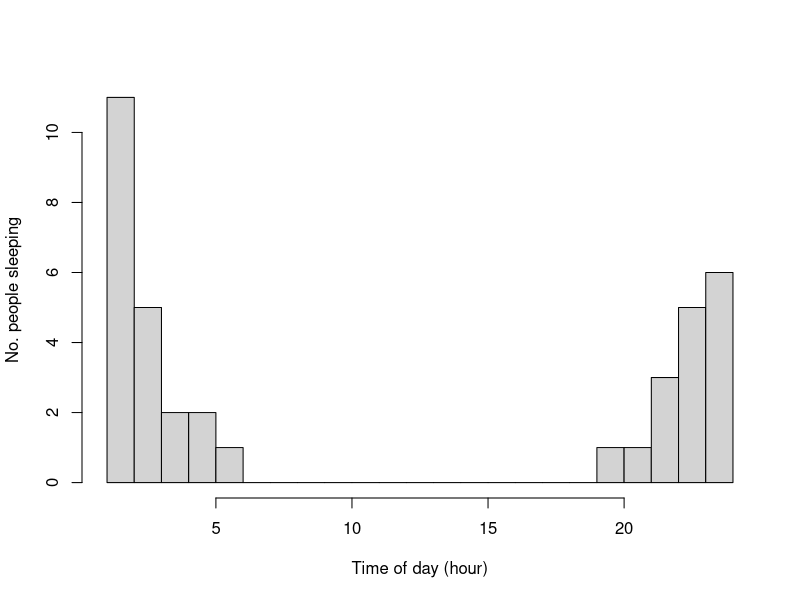
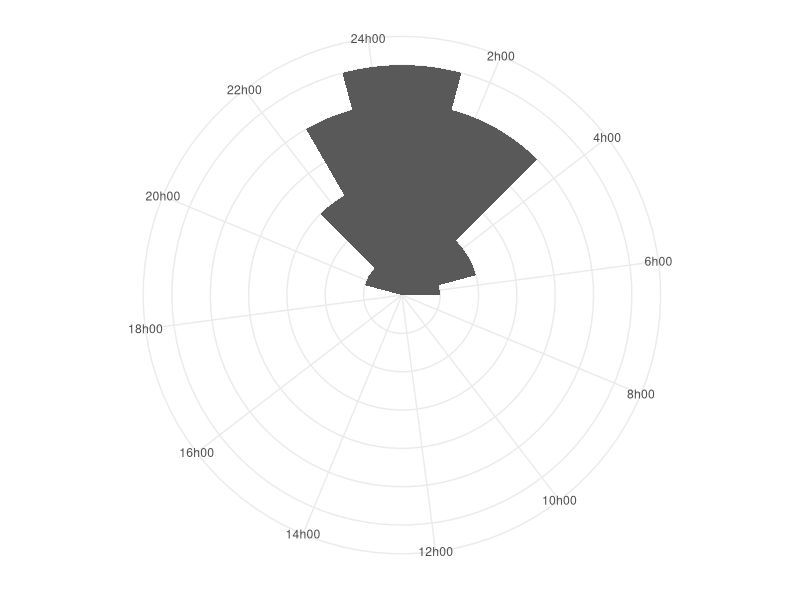
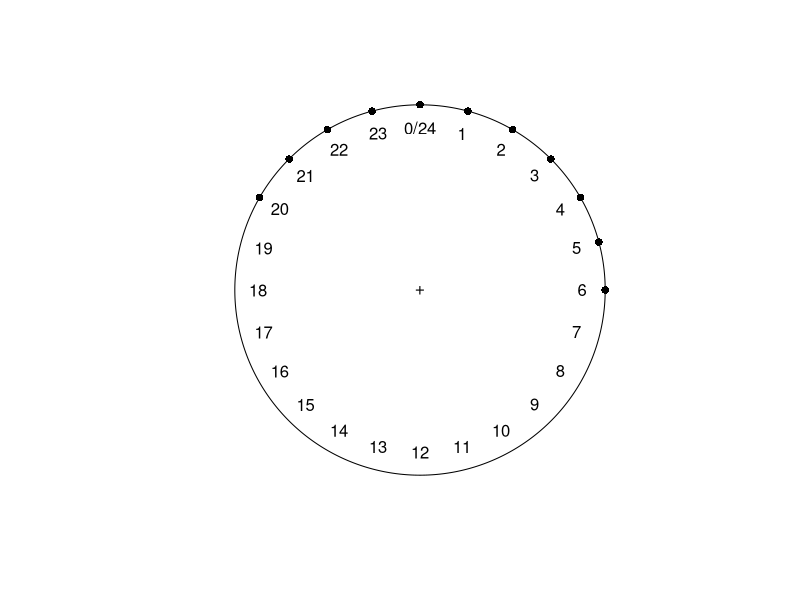
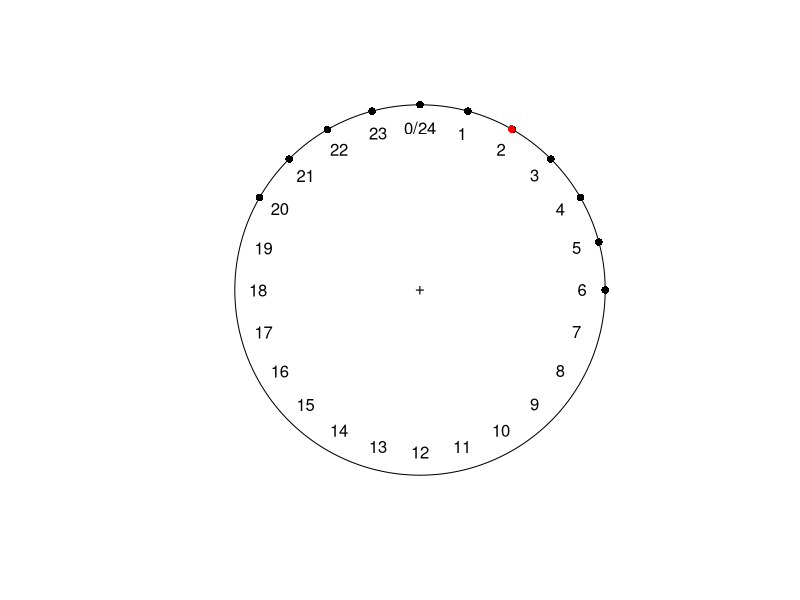
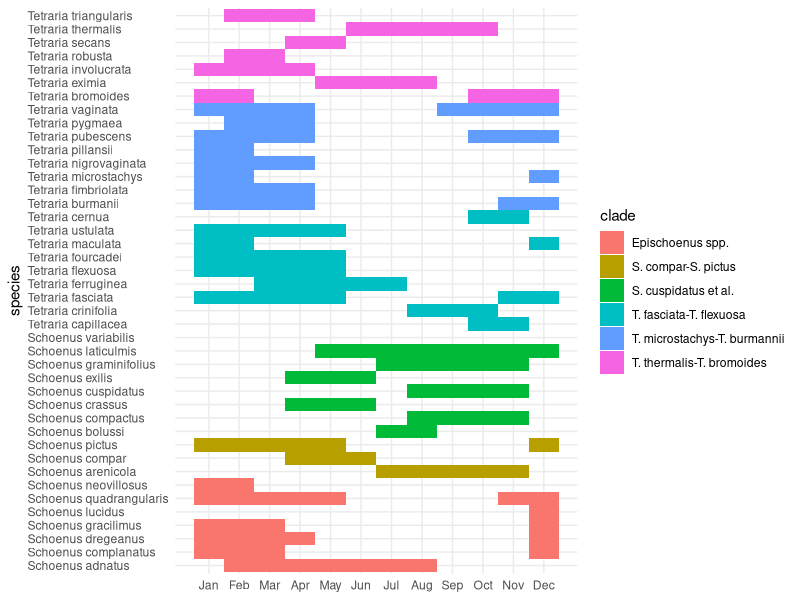
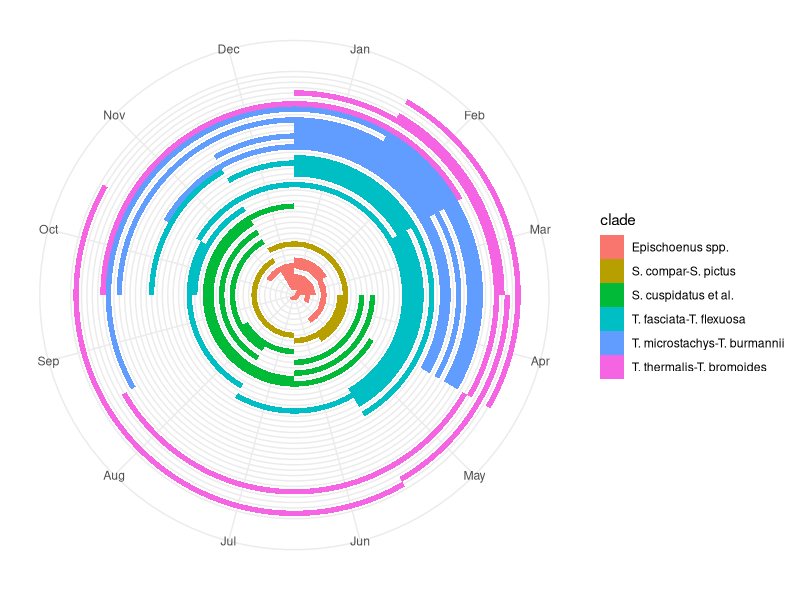
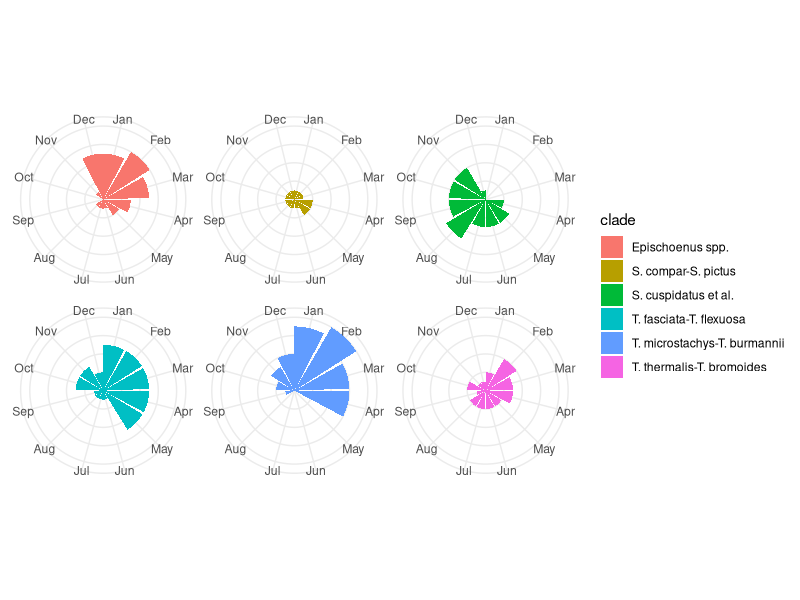
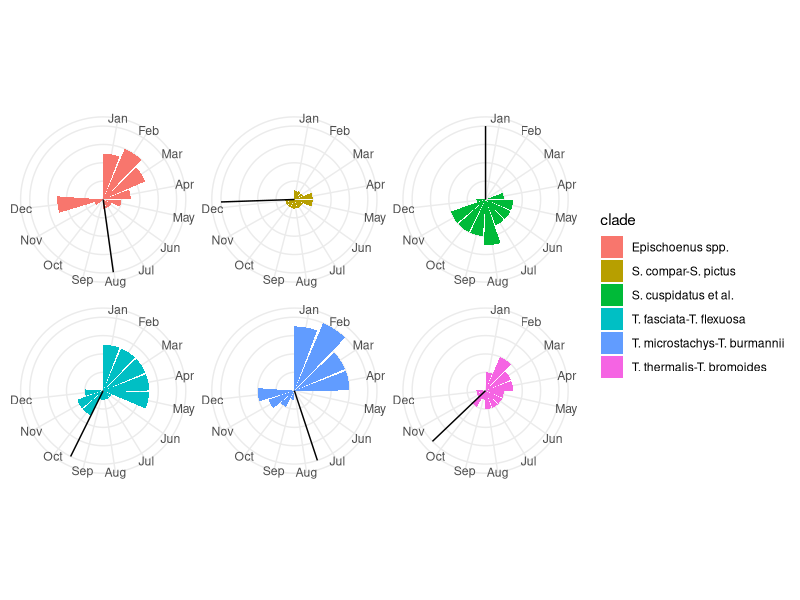

Here is the R script that generated these plots, in order:
## ---- chunk 1
knitr::opts_chunk$set(echo = TRUE, warning = FALSE, results = "hold")
## ---- chunk 2
# Make up some data
sleeping <- c(
  24, 23, 24, 23, 22, 24, 23, 21, 22, 24, 23, 20, 22, 23, 24, 24,
  1, 2, 2, 1, 3, 2, 2, 1, 1, 3, 4, 2, 3, 3, 4, 5, 5, 6, 3, 1, 1
)
# Plot its distribution
hist(sleeping,
  breaks = 24,
  xlab   = "Time of day (hour)", ylab = "No. people sleeping",
  main   = ""
)
## ---- chunk 3
mean(sleeping)
## ---- chunk 4
library(ggplot2)
# Set theme to something simpler, cleaner
theme_set(theme_minimal() + theme(panel.grid.minor = element_blank()))
ggplot(as.data.frame(sleeping), aes(sleeping)) +
  geom_histogram(bins = 24) +  # because 24hrs in a day
  scale_x_continuous(
    breaks = seq(0, 24, 2), 
    labels = paste0(seq(0, 24, 2), "h00")  # 01h00, 02h00 etc.
  ) +
  # Make the plot circular
  coord_polar() +
  theme(
    axis.title.x = element_blank(),
    # Remove non-sensical y-axis details now that plot is circular
    axis.title.y = element_blank(),
    axis.text.y  = element_blank()
  )
## ---- chunk 5
library(circular)
sleeping <- as.circular(sleeping, 
  type     = "directions",
  units    = "hours",
  template = "clock24"
)
sleeping
plot(sleeping)
## ---- chunk 6
mean(sleeping)
plot(sleeping)
points(mean(sleeping), col = "red")
## ---- chunk 7
library(here)
library(tidyverse)
flowering_times <- 
  read_csv(here(
    "assets/data",
    "CFR-Schoeneae-flowering-times_from-Manning-and-Goldblatt-2012_rvm.csv"
  )) %>%
  mutate(species = ifelse(is.na(new_name_rvm), species, new_name_rvm)) %>%
  rename(clade = clade_rvm) %>%
  select(clade, species, flowering_start, flowering_end) %>%
  arrange(clade) %>%
  filter(!is.na(clade)) %>%
  filter(species != "Schoenus nigricans")
## ---- chunk 8
flowering_times %>%
  select(-clade) %>%
  knitr::kable(
    col.names = c("Species", "Start", "End"),
    caption = paste(
      "Flowering times (start and end) for _Schoenus_ L. and _Tetraria_ Beauv.",
      "(Cyperaceae, Tribe Schoeneae), from @manning2012."
    )
  )
## ---- chunk 9
get_month_int <- function(month_abb) {
  # Converts "Jan", "Feb", etc. -> 1, 2, etc.
  month_abb %>%
    map_int(~ ifelse(.x %in% month.abb,
      which(month.abb == .x),
      NA
    ))
}
# Apply get_month_int() to the data
flowering_times <- flowering_times %>%
  mutate(
    flowering_start = get_month_int(flowering_start),
    flowering_end   = get_month_int(flowering_end)
  )
flowering_times
## ---- chunk 10
get_month_seq <- function(start, end) {
  # Creates seq from start to end, unless end <= start
  # (e.g. Nov:Feb = 11, 12, 1, 2)
  map2(start, end, function(start, end) {
    month_seq <- 
      if (any(is.na(c(start, end)))) NA
      else if (start > end)          c(start:12, 1:end)
      else if (start <= end)         start:end
    month_seq
  })
}
flowering_times <- flowering_times %>%
  mutate(flowering_months = get_month_seq(flowering_start, flowering_end))
flowering_times
## ---- chunk 11
flowering_times <- flowering_times %>%
  unnest() %>% # unnest the list-columns so ggplot can understand
  # Arrange species by sub-generic clade
  arrange(clade) %>%
  mutate(species = factor(species, levels = unique(species)))
flowering_times
## ---- chunk 12
flowering_plot <- 
  ggplot(flowering_times, aes(flowering_months, species, fill = clade)) +
    geom_tile() +
    scale_x_continuous(breaks = 1:12, labels = month.abb) +
    theme(
      axis.title.x = element_blank(),  # no need for x-axis title
      axis.text.y  = element_text(hjust = 0)  # left-justify species names
    )
flowering_plot
## ---- chunk 13
flowering_plot +
  # Make the plot circular
  coord_polar() +
  # Remove non-sensical y-axis details now that plot is circular
  theme(
    axis.text.y  = element_blank(),
    axis.title.y = element_blank()
  )
## ---- chunk 14
flowering_plot2 <-
  ggplot(flowering_times, aes(flowering_months, fill = clade)) +
    geom_bar() +
    scale_x_continuous(breaks = 1:12, labels = month.abb) +
    coord_polar() +
    facet_wrap(~clade) +
    theme(
      axis.title.x    = element_blank(),
      axis.text.y     = element_blank(),
      axis.title.y    = element_blank(),
      strip.text      = element_blank()  # legend duplicates facet labels
    )
flowering_plot2
## ---- chunk 15
flowering_summary <- flowering_times %>%
  select(clade, flowering_months) %>%
  # Split the dataframe into a list according to clade
  split(.$clade) %>%
  # For each item in the list, return only the vector of flowering months
  map(pull, flowering_months) %>%
  # Tidy up the list's names
  {set_names(., names(.) %>%
    # Replace hyphens ("-") & spaces (" ") with underscores ("_")
    str_replace_all("[-\ ]", "_") %>%
    # Remove fullstops (".")
    str_remove_all("\\.")
  )}
flowering_summary
## ---- chunk 16
# FIXME: this seems buggy on the packages' part, so maybe I should just convert to radians, do the mean, then convert back?
flowering_circular <- flowering_summary %>%
  map(as.circular,
    type     = "directions",
    units    = "hours", 
    template = "clock24",  # a bit of a hack way to treat month data...
    rotation = "clock",
    zero = 1
  )
flowering_circular
## ---- chunk 17
flowering_circular %>%
  map(mean, na.rm = TRUE) %>%
  as_vector()  # Less over-whelming printing
## ---- chunk 18
# Put the means in a data.frame so ggplot2 can understand
mean_flowering_times <- flowering_circular %>%
  map(mean, na.rm = TRUE) %>%
  imap_dfr(~tibble(clade = .y, mean_flowering_time = .x)) %>%
  arrange(clade) %>%
  mutate(clade = unique(sort(flowering_times$clade)))
flowering_plot2 +
  geom_vline(data = mean_flowering_times, aes(xintercept = mean_flowering_time))
par(mfrow = c(2, 3))
flowering_circular %>%
  iwalk(function(.x, .y) {
    plot(.x, main = .y)
    points(mean(.x, na.rm = TRUE), col = "red")
  })
par(mfrow = c(1, 1))
## ---- chunk 19
sessionInfo()
